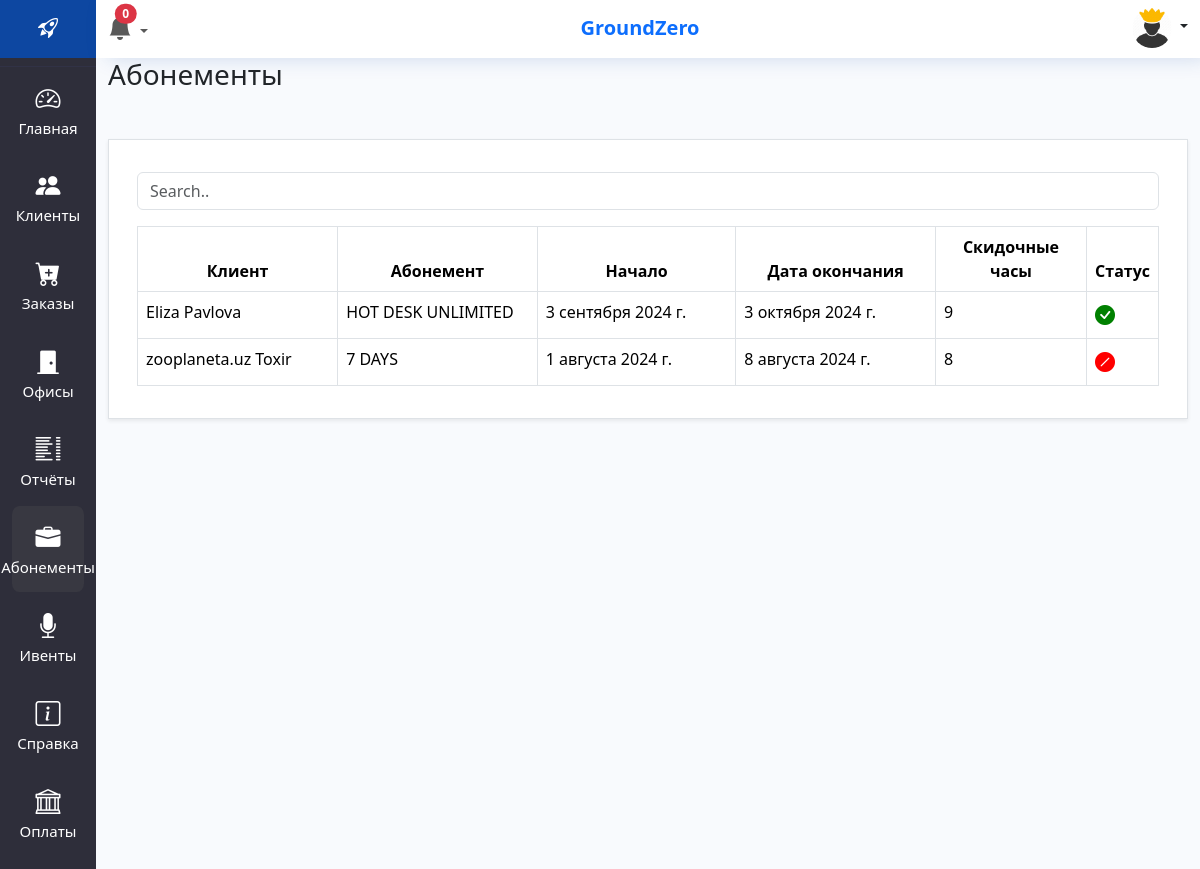
Page /abonements_list/ (signed in) on the committed database.
### crm/models.py (models this page shows, shortened)
class AbonementBuyList(models.Model):
    abonement = models.ForeignKey(Abonement, on_delete=models.CASCADE, verbose_name='Абонемент')
    client = models.ForeignKey(Client, to_field='telegram_id', on_delete=models.CASCADE, verbose_name='ID клиента')
    subscription_start = models.DateField(verbose_name='Начало подписки', blank=True)
    subscription_end = models.DateField(verbose_name='Конец подписки', blank=True)
    free_time = models.SmallIntegerField(default=12, validators=[MinValueValidator(0), MaxValueValidator(15)])
    is_active = models.BooleanField(default=True)
    created_at = models.DateTimeField(auto_now_add=True, blank=True, null=True)
    added_user = models.ForeignKey(settings.AUTH_USER_MODEL, on_delete=models.CASCADE, null=True, blank=True)
    class Meta:
        verbose_name = 'Данные покупки абонемента'
        verbose_name_plural = 'Журнал покупок абонементов'

class Client(models.Model):
    objects = None
    profs = [
        ("Programmer", "Программист"),
        ("Web developer", "Веб - разработчик"),
        ("Graphic designer", "Графический дизайнер"),
        ("Web designer", "Веб дизайнер"),
        ("UX/UI designer", "UX / UI дизайнер"),
        ("Marketer", "Маркетолог"),
        ("Advertising specialist", "Специалист по рекламе"),
        ("Writer", "Писатель"),
        ("Copywriter", "Копирайтер"),
        ("Editor", "Редактор"),
        ("Journalist", "Журналист"),
        ("Photographer", "Фотограф"),
        ("Videographer", "Видеограф"),
        ("Business consultant", "Бизнес консультант"),
        ("HR consultant", "HR консультант"),
        ("IT consultant", "IT консультант"),
        ("Startupper", "Стартапер"),
        ("Project manager", "Менеджер проекта"),
        ("Financial analyst", "Финансовые аналитик"),
        ("Accountant", "Бухгалтер"),
        ("SMM specialist", "Специалист по SMM"),
        ("Architect", "Архитектор"),
        ("Engineer", "Инженер"),
        ("Lawyer", "Юрист"),
        ("Legal consultant", "Консультант по праву"),
        ("Researcher", "Исследователь"),
        ("Analyst", "Аналитик"),
        ("Online teacher training", "Учитель онлайн обучение"),
        ("Coaching trainer", "Коучинг тренер"),
        ("Recruiter", "Рекрутер"),
        ("HR specialist", "HR специалист"),
        ("DJ", "Диджей"),
        ("Music producer", "Музыкальные продюсер"),
        ("Event manager", "Эвент - менеджер"),
        ("Event organizer", "Организатор мероприятий"),
        ("Other", 'Другое')]
    name = models.CharField(max_length=50, verbose_name='Имя')
    surname = models.CharField(max_length=50, verbose_name='Фамилия')
    telegram_id = models.TextField(max_length=100, verbose_name='ИД клиента', unique=True)
    image = models.ImageField(upload_to='images/', null=True, blank=True, verbose_name='Фото клиента')
    phone = models.CharField(max_length=20, verbose_name='Контакты', null=True, blank=True)
    comment = models.TextField(verbose_name='Комментария', null=True, blank=True)
    docs = models.FileField(upload_to='docs/users', null=True, blank=True, verbose_name='Документы')
    added_user = models.ForeignKey(settings.AUTH_USER_MODEL, on_delete=models.CASCADE, null=True, blank=True)
    created_at = models.DateTimeField(auto_now_add=True, verbose_name='Дата создания')
    discount = models.SmallIntegerField(default=0, verbose_name='Скидка %')
    email = models.EmailField(blank=True, null=True, verbose_name='Email')
    auto_loyalty = models.BooleanField(default=True)
    loyalty = models.PositiveSmallIntegerField(default=1, verbose_name='Стаж клиента/день')
    activity = models.PositiveSmallIntegerField(default=4, verbose_name='Индекс активности')
    is_banned = models.BooleanField(blank=True, null=True, default=False, verbose_name='Забанен-ли?')
    otp = models.IntegerField(null=True, blank=True)
    profession = models.CharField(choices=profs, max_length=40, null=True, blank=True, verbose_name='Профессия')
    def get_absolute_url(self):
        return reverse('client', kwargs={'tg_id': self.telegram_id})
    def file_link(self):
        if self.docs:
            return self.docs.url
    file_link.allow_tags = True
    def __str__(self):
        return f"{self.name} {self.surname}"
    class Meta:
        verbose_name = 'Клиент'
        verbose_name_plural = 'Клиенты'

class Abonement(models.Model):
    title = models.CharField(max_length=50, verbose_name='Абонемент')
    price = models.DecimalField(max_digits=10, decimal_places=2, verbose_name='Цена')
    days = models.PositiveSmallIntegerField(verbose_name='Срок абонемента/дней')
    work_hour_from = models.TimeField(blank=True, null=True, verbose_name='Рабочая времья от')
    work_hour_to = models.TimeField(blank=True, null=True, verbose_name='Рабочая времья до')
    free_time = models.SmallIntegerField(default=12, validators=[MinValueValidator(0), MaxValueValidator(12)],
                                         verbose_name='-50% на Митинг рум')
    other_loc_work_time = models.PositiveSmallIntegerField(blank=True, null=True, default=3,
                                                           verbose_name="Возможность работать в других локацих")
    created_at = models.DateTimeField(auto_now_add=True)
    class Meta:
        verbose_name = 'Абонемент'
        verbose_name_plural = 'Абонементы'

### crm/views.py (the view)
# urls.py: path('abonements_list/', abonements_list, name='abonements_list'),
def abonements_list(request):
    abonements = AbonementBuyList.objects.all().order_by('-subscription_start')
    context = {'abonements': abonements, 'title': 'Абонементы', 'selectMenu': 'abonements'}
    return render(request, 'crm/abonements_list.html', context=context)

### crm/context_processor.py (called while the page is built)
def deactivete_subscribtion(request):
    eski_abonents = AbonementBuyList.objects.filter(subscription_end__lt=datetime.date.today()).update(is_active=False)
    OfficeRent.objects.filter(rent_end__lt=datetime.date.today()).update(is_active=False)
    Events.objects.filter(event_start_date__lt=datetime.date.today()).update(status='COMPLETED')
    return {
        'eski_abonents': eski_abonents
    }

### crm/templates/crm/abonements_list.html (shortened to what this page needs)
{% extends 'base.html' %}
{% block main %}
<h3>Абонементы</h3>
<div class="mt-5 mb-3 p-3 button-container bg-white border shadow-sm">
    <div class="container-fluid mt-3">
        <input class="form-control mb-3" id="myInput" type="text" placeholder="Search..">
        <table class="table table-bordered">
            <thead>
            <tr class="text-center">
                <th style="width:20%">Клиент</th>
                <th style="width:20%">Абонемент</th>
                <th style="width:20%">Начало</th>
                <th style="width:20%">Дата окончания</th>
                <th style="width:15%">Скидочные часы</th>
                <th style="width:5%">Статус</th>
            </tr>
            </thead>
            <tbody id="myTable">
            {% for ab in abonements %}
            <tr>
                <td><a href="{{ ab.client.get_absolute_url }}" style="color:black;">{{ ab.client }}</a></td>
                <td>{{ab.abonement.title }}</td>
                <td>{{ ab.subscription_start }}</td>
                <td>{{ ab.subscription_end }}</td>
                <td>{{ ab.free_time }}</td>
                {% if ab.is_active %}
                <td><i class="bi bi-check-circle-fill" style="color:green"></i></td>
                {% else %}
                <td><i class="bi bi-slash-circle-fill" style="color:red"></i></td>
                {% endif %}
            </tr>
            {% endfor %}
            </tbody>
        </table>
    </div>
</div>
{% endblock main %}

### templates/components/_header.html (shortened to what this page needs)
{% load static %}
<div class="row header shadow-sm">
    <div class="col-sm-2 text-center" style="width: 8%;padding: 0;">
        <div class="mr-3 pt-2 pb-2 mb-0" style="background-color: #0D47A1;">
            <h3 class="logo">
                <a href="{% url 'index' %}" class="text-white fs-4 text-decoration-none">
                    <i class="bi bi-rocket-takeoff m-0 p-0"></i>
                </a>
            </h3>
        </div>
    </div>
    <div class="col-sm-10 text-center pt-2" style="width: 92%;box-shadow: #0d47a133 10px 1px 22px -2px;">
        <div class="d-grid gap-2 d-md-flex justify-content-md-between">
            {% include 'crm/components/notifications.html' %}
            <span class="text-primary" style="font-size:20px;display: flex; align-items: center"><strong>{{ user.groups.all.0.name }}</strong></span>
            <div class="nav-item dropdown">
                <a class="nav-link dropdown-toggle" href="#" role="button" data-bs-toggle="dropdown"
                   aria-expanded="false">
                    {% if user.is_superuser %}
                    <img src="{% static 'admin_icon.jpg' %}" alt="" class='rounded-circle' style="width:40px">
                    {% else %}
                    <img src="{% static 'user.png' %}" alt="" class='rounded-circle' style="width:40px">
                    {% endif %}
                </a>
            </div>
        </div>
    </div>
</div>

### crm/static/css/style.css (style rules this page uses)
i { font-size: 20px; margin-right: 10px; }
a { text-decoration: none; color: aliceblue; }

### rows in the picture
AbonementBuyList: client "Eliza Pavlova", abonement "HOT DESK UNLIMITED", subscription_start "3 сентября 2024 г.", subscription_end "3 октября 2024 г.", free_time "9", is_active True (drawn)
AbonementBuyList: client "zooplaneta.uz Toxir", abonement "7 DAYS", subscription_start "1 августа 2024 г.", subscription_end "8 августа 2024 г.", free_time "8", is_active False (drawn)

### other values in the picture
{{ counts }} "0"
{{ user.groups.all.0.name }} "GroundZero"
